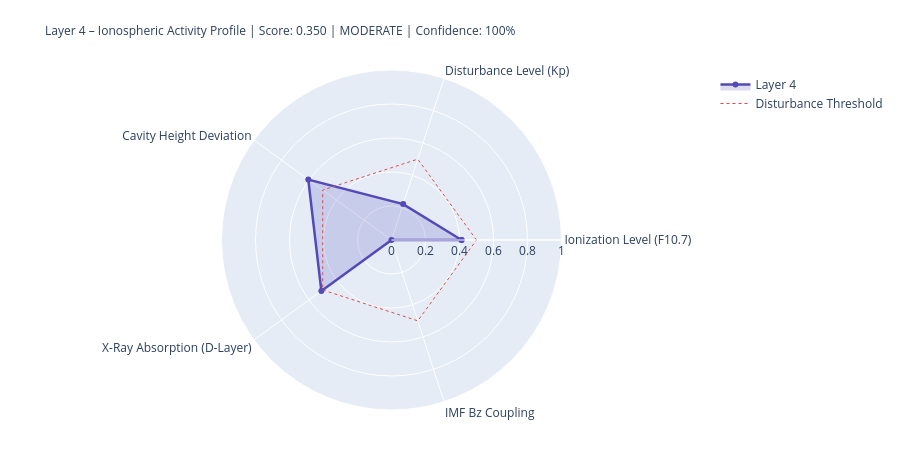

The code cell stored with this chart in its notebook:
### Markdown cell above
---
## 4. State Assessment & Handoff to Layer 5

### Code cell
# ============================================================
# LAYER-4-SCORE
# ============================================================

COMPONENTS = {
    'Ionization Level (F10.7)':    {'score': ioniz,       'source': 'primary' if f107_now else 'from_layer0', 'dynamic': True},
    'Disturbance Level (Kp)':          {'score': disturb,     'source': 'primary' if kp_now   else 'from_layer0', 'dynamic': True},
    'Cavity Height Deviation':    {'score': h_dev,       'source': 'derived',                                'dynamic': True},
    'X-Ray Absorption (D-Layer)':{'score': xray_ioniz,  'source': 'primary' if xray_now else 'missing',     'dynamic': True},
    'IMF Bz Coupling':             {'score': bz_coupling, 'source': 'primary' if bz_now   else 'from_layer0', 'dynamic': True},
}

available    = {k: v['score'] for k, v in COMPONENTS.items() if v['score'] is not None}
unavailable  = [k for k, v in COMPONENTS.items() if v['score'] is None]
layer4_score = round(sum(available.values()) / len(available), 4) if available else None
confidence   = round(len(available) / len(COMPONENTS), 2)
level = ('unknown' if layer4_score is None
         else 'quiet'   if layer4_score < 0.3
         else 'moderate' if layer4_score < 0.6
         else 'active')
dominant_l4 = max(available, key=available.get) if available else 'none'

# Resonance delta for Schumann SR-1
sr1_ref = schumann_freq(1, 80.0)
sr1_now = schumann_freq(1, h_eff)
sr1_delta_mhz = (sr1_now - sr1_ref) * 1000

# Propagation conditions
prop_cond = ('disturbed'   if kp_val > 4
             else 'unsettled' if kp_val > 2
             else 'normal')
if xray_class in ['X', 'M']:
    prop_cond = 'Radio-Blackout moeglich'

W = 68
print('=' * W)
print('LAYER 4 – IONOSPHERE – STATE ASSESSMENT')
print('=' * W)
for name, comp in COMPONENTS.items():
    s = comp['score']
    if s is not None:
        bar = '█' * int(s * 20) + '░' * (20 - int(s * 20))
        print(f'  {name:<36} {bar}  {s:.3f}  [{comp["source"]}]')
    else:
        print(f'  {name:<36} {"─" * 20}  n/a   [missing]')
print('-' * W)
print(f'  Score:          {layer4_score:.3f}  ({len(available)}/{len(COMPONENTS)} components)')
print(f'  Confidence:     {confidence:.0%}')
print(f'  Level:          {level.upper()}')
print(f'  Dominant:       {dominant_l4}')
print(f'  Cavity height:  {h_eff:.1f} km  (Ref: 80.0 km)')
print(f'  SR-1:           {sr1_now:.3f} Hz  (Δ {sr1_delta_mhz:+.1f} mHz vs. ref)')
print(f'  Propagation:    {prop_cond}')
print(f'  X-Ray:          {xray_class}-class  ({xray_now:.2e} W/m²)' if xray_now else '  X-Ray:          n/a')
print('=' * W)

# Radar
cats   = list(available.keys())
vals_r = list(available.values())
if len(cats) >= 3:
    fig = go.Figure()
    fig.add_trace(go.Scatterpolar(
        r=vals_r + [vals_r[0]], theta=cats + [cats[0]],
        fill='toself', fillcolor='rgba(83,74,183,0.20)',
        line=dict(color='#534AB7', width=2.5), name='Layer 4'
    ))
    fig.add_trace(go.Scatterpolar(
        r=[0.5] * (len(cats)+1), theta=cats + [cats[0]],
        line=dict(color='#E24B4A', dash='dot', width=1),
        mode='lines', name='Disturbance Threshold'
    ))
    fig.update_layout(
        title=dict(
            text=f'Layer 4 – Ionospheric Activity Profile | Score: {layer4_score:.3f} | {level.upper()} | Confidence: {confidence:.0%}',
            font=dict(size=12)
        ),
        polar=dict(radialaxis=dict(visible=True, range=[0, 1])),
        height=450, showlegend=True,
        margin=dict(l=80, r=80, t=70, b=40)
    )
    fig.show()

### Figure 1 — Plotly figure (JSON) as saved in the notebook; plotly's stock layout.template omitted (floating-point values rounded to 4 significant figures)
{"data": [{"fill": "toself", "fillcolor": "rgba(83,74,183,0.20)", "line": {"color": "#534AB7", "width": 2.5}, "name": "Layer 4", "r": [0.412, 0.222, 0.605, 0.51, 0.0, 0.412], "theta": ["Ionization Level (F10.7)", "Disturbance Level (Kp)", "Cavity Height Deviation", "X-Ray Absorption (D-Layer)", "IMF Bz Coupling", "Ionization Level (F10.7)"], "type": "scatterpolar"}, {"line": {"color": "#E24B4A", "dash": "dot", "width": 1}, "mode": "lines", "name": "Disturbance Threshold", "r": [0.5, 0.5, 0.5, 0.5, 0.5, 0.5], "theta": ["Ionization Level (F10.7)", "Disturbance Level (Kp)", "Cavity Height Deviation", "X-Ray Absorption (D-Layer)", "IMF Bz Coupling", "Ionization Level (F10.7)"], "type": "scatterpolar"}], "layout": {"height": 450, "margin": {"b": 40, "l": 80, "r": 80, "t": 70}, "polar": {"radialaxis": {"range": [0, 1], "visible": true}}, "showlegend": true, "title": {"font": {"size": 12}, "text": "Layer 4 – Ionospheric Activity Profile | Score: 0.350 | MODERATE | Confidence: 100%"}}}
